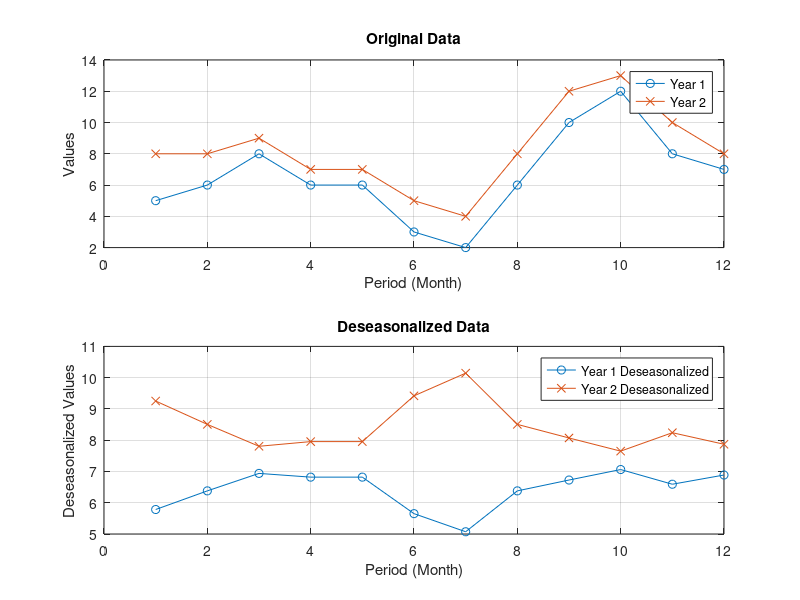

This figure's MATLAB source:
clear; clc;
close all;
warning off;

%% Exercise 2: Deseasonalization

% Deseasonalization is the process of removing the seasonal component
% from a time series to analyze the underlying trend and cyclical patterns.

% Possible use: After the deseasonalization process, we can identify the
% function that interpolates the historical series without the seasonal component. 
% This allows for more accurate forecasting of future periods. Once the forecasts
% are made, the seasonal indices can be re-applied to incorporate the seasonal effects
% back into the forecasted values.

% Initial data for two years
year1 = [5 6 8 6 6 3 2 6 10 12 8 7];
year2 = [8 8 9 7 7 5 4 8 12 13 10 8];

% Calculate the average for each year
mean1 = mean(year1);
mean2 = mean(year2);

% Normalize each year by dividing by its average
normalized1 = year1 / mean1;
normalized2 = year2 / mean2;

% Calculate seasonal indices as the average of normalized values
seasonal_indices = (normalized1 + normalized2) / 2;

% Deseasonalize the series by dividing original values by seasonal indices
deseasonalized1 = year1 ./ seasonal_indices;
deseasonalized2 = year2 ./ seasonal_indices;

% Display results
disp('Seasonal Indices:');
disp(seasonal_indices);

disp('Deseasonalized Data for Year 1:');
disp(deseasonalized1);

disp('Deseasonalized Data for Year 2:');
disp(deseasonalized2);

%% Plotting the Original and Deseasonalized Data

% Plot the original data
figure;
subplot(2,1,1);
plot(1:12, year1, '-o', 'DisplayName', 'Year 1');
hold on;
plot(1:12, year2, '-x', 'DisplayName', 'Year 2');
title('Original Data');
xlabel('Period (Month)');
ylabel('Values');
legend;
grid on;

% Plot the deseasonalized data
subplot(2,1,2);
plot(1:12, deseasonalized1, '-o', 'DisplayName', 'Year 1 Deseasonalized');
hold on;
plot(1:12, deseasonalized2, '-x', 'DisplayName', 'Year 2 Deseasonalized');
title('Deseasonalized Data');
xlabel('Period (Month)');
ylabel('Deseasonalized Values');
legend;
grid on;
